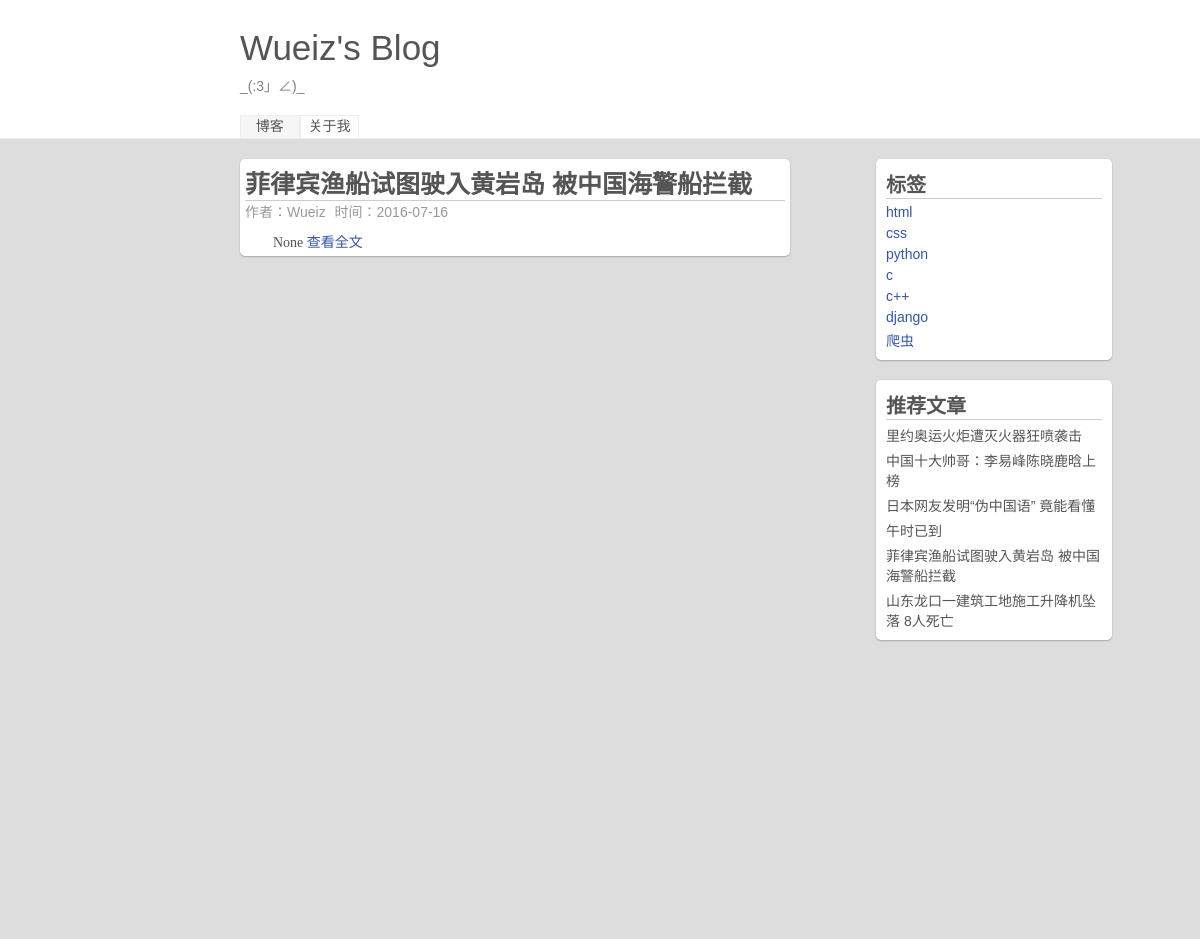
The app's page /tag/6 with its own data.
### myblog/models.py (models this page shows, shortened)
class article(models.Model):
    title = models.CharField('标题',max_length=200)
    article_info = models.TextField('简介',max_length=200,null=True)
    content = models.TextField('内容',max_length=10000)
    date = models.DateField('日期')
    author = models.ManyToManyField('author')
    tag = models.ManyToManyField('tag')
    recommond = models.BooleanField('推荐',default=False)
    class Meta:
        verbose_name = '文章'
        verbose_name_plural = verbose_name
        ordering = ['-date']

class author(models.Model):
    name = models.CharField('作者名',max_length=10)
    email = models.EmailField('邮箱')
    class Meta:
        verbose_name = '作者'
        verbose_name_plural = verbose_name

class tag(models.Model):
    name = models.CharField('标签名',max_length=10)
    class Meta:
        verbose_name = '标签'
        verbose_name_plural = verbose_name

### myblog/views.py (the view)
# urls.py: url(r'^tag/(?P<t_id>\d+)',get_tag,name='tag'),
def get_tag(requests,t_id):
    art_list = article.objects.filter(tag__id=t_id)
    tag_list = tag.objects.all()
    recommond_list = article.objects.filter(recommond=True)
    return render(requests, 'blog.html', {
        'art_list': art_list, 'tag_list': tag_list, 'recommond_list': recommond_list, 'next': False, 'pre': False
        })

### myblog/templates/blog.html (shortened to what this page needs)
<html>
<head>
</head>
{% load staticfiles %}
<link rel="stylesheet" type="text/css" href="{% static "css/style.css" %}">
<link rel="stylesheet" type="text/css" href="{% static "css/reset.css" %}">
<body>
	<header class='blog_header'>
		<div class='top_fixed'>
			<p class="blog_name">Wueiz's Blog</p>
			<p class="blog_info">_(:3」∠)_</p>
			<a href="{% url 'index' %}" class='top_button choice' title='我的博客'>博客</a><a href="#" class='top_button ' title='关于我'>关于我</a>
		</div>
	</header>
	<main class='blog_main'>
		<div class='left_main'>
            {% for art in art_list %}
			<div class='article_card'>
				<div class="article_title"><p>{{ art.title }}</p></div>
				<div class="article_info">
					<div class="article_auto">作者：{{ art.author.all.0.name }}</div>
					<div class="article_time">时间：{{ art.date|date:"Y-m-d" }}</div>
				</div>
				<div class="article_content">
					{{  art.article_info }}
                    {% if art == art_list.0 %}
					<a href='/article/{{ art.id }}' id="article" class='article_all'>查看全文</a>
                    {% else %}
                    <a href='/article/{{ art.id }}' class='article_all'>查看全文</a>
                    {% endif %}
				</div>
			</div>
            {% endfor %}
		</div>
		<div class="right_main">
			<div class="pigeonhole right_card">
				<div class="pig_info">标签</div>
				<ul>
                    {% for tag in tag_list %}
					<li class='pig_item'><a href='/tag/{{ tag.id }}'>{{ tag.name }}</a></li>
					{% endfor %}
				</ul>
			</div>
			<div class="recommond right_card">
				<div class="re_info">推荐文章</div>
				<ul>
                    {% for recommond in recommond_list %}
					<li class='re_item'><a href='/article/{{ recommond.id }}'>{{ recommond.title }}</a></li>
					{% endfor %}
				</ul>
			</div>
		</div>
	</main>
</body>
</html>

### myblog/static/css/style.css (style rules this page uses)
html,body { width: 100%; height: 100%; }
.blog_header { height: 138px; width: 100%; border-bottom: 1px solid #eee; }
.top_fixed { width: 80%; margin-left:20%; height: 110px; padding-top: 28px; }
.blog_name { font-size: 2.5em; font-weight: blod; margin-bottom: 7px; }
.blog_info { color:gray; margin-bottom: 20px; }
.top_button { display: inline-block; height: 20%; line-height: 1.5; width: 6%; text-align: center; margin: 0; border:1px solid #eee; text-decoration: none; }
.choice { background-color: #F6F6F6; }
.blog_main { background-color: #ddd; width: 100%; height: 100%; }
.left_main { float:left; width: 50%; margin-left: 20%; }
.right_main { float: right; width: 20%; margin-right: 7%; }
.article_card { width:90%; padding: 5px; margin-top: 20px; background-color: #fff ; border-radius: 5px; box-shadow: 0 .05rem .1rem rgba(0,0,0,.3); }
.article_title { width:100%; font-size: 25px; font-weight: 600; border-bottom: 1px solid #ccc; }
.article_info { width: 100%; margin-bottom: 10px; }
.article_time,.article_auto { display: inline-block; margin-right: 5px; color: #999; }
.article_content { text-indent: 2em; font-family: "Microsoft YaHei"; }
.article_all { color:#3354AA; }
.right_card { width:90%; padding: 10px; margin-top: 20px; background-color: #fff ; border-radius: 5px; box-shadow: 0 .05rem .1rem rgba(0,0,0,.3); }
.pig_item,.re_item { display: block; margin-top: 5px; }
.pig_item > a { color:#3354aa; }
.pig_info , .re_info { font-size: 20px; font-weight: 700; border-bottom: 1px solid #ccc; }

### records on screen
article: title "菲律宾渔船试图驶入黄岩岛 被中国海警船拦截", author.all.0.name "Wueiz", date "2016-07-16", article_info "None"
tag: name "html"
tag: name "css"
tag: name "python"
tag: name "c"
tag: name "c++"
tag: name "django"
tag: name "爬虫"
article: title "里约奥运火炬遭灭火器狂喷袭击"
article: title "中国十大帅哥：李易峰陈晓鹿晗上榜"
article: title "日本网友发明“伪中国语” 竟能看懂"
article: title "午时已到"
article: title "山东龙口一建筑工地施工升降机坠落 8人死亡"
